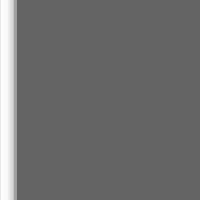
Frame 1 (no input)
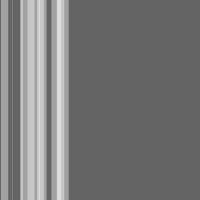
Frame 60 (the mouse pressed at the canvas centre just before this capture)
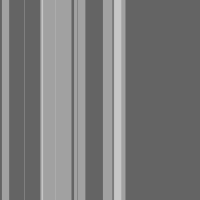
Frame 120 (the mouse held since frame 60 and released just before this capture)

The Processing sketch that drew these frames (run headless with seeded random() and noise(); from frame 60 on, the mouse is pressed at the canvas centre):

// Processing sketch: example_9_10
// ── example_9_10.pde
Stripe[] stripes = new Stripe[10];

void setup(){
  size(200, 200);
  for(int i = 0; i < stripes.length; i++){
    stripes[i] = new Stripe();
  }
}

void draw(){
  background(100);
  for(int i = 0; i < stripes.length; i++){
    stripes[i].rollover(mouseX, mouseY);
    stripes[i].move();
    stripes[i].display();
  }
}

class Stripe{
  float x;
  float speed;
  float w;
  boolean mouse;
  
  Stripe(){
    x = 0;
    speed = random(1);
    w = random(30);
    mouse = false;
  }
  
  void display(){
    if(mouse){
      fill(255);
    }else{
      fill(255, 100);
    }
    noStroke();
    rect(x, 0, w, height);
  }
  
  void move(){
    x += speed;
    if(x > width + 20){
      x = -20;
    }
  }
  
  void rollover(int mx, int my){
    if(mx > x && mx < x+w){
      mouse = true;
    }else{
      mouse = false;
    }
  }
}
